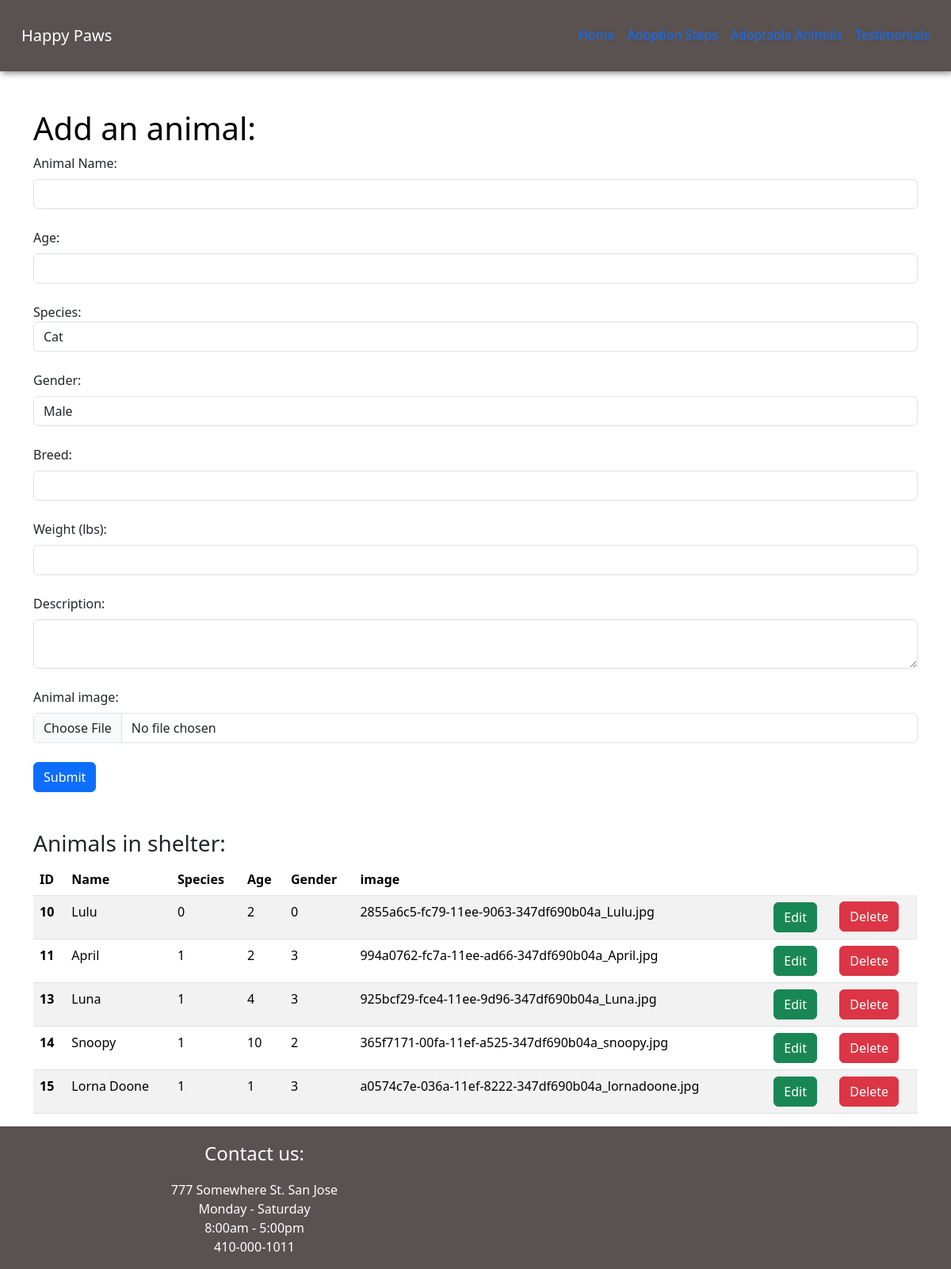
Screenshot of /Animals/Add_Animal with the database file from the repository.
### app.py (models this page shows, shortened)
class Animal(db.Model):
    __tablename__ = 'animals'
    id = db.Column(db.Integer, primary_key=True)
    name = db.Column(db.String(5), nullable=False)
    age = db.Column(db.Integer, nullable=True)
    species = db.Column(db.Integer, nullable=False)
    gender = db.Column(db.Integer, nullable=False)
    breed = db.Column(db.String(150), nullable=True)
    weight = db.Column(db.Numeric, nullable=True)
    description = db.Column(db.Text, nullable=True)
    image_path = db.Column(db.String(), nullable=True)
    date_added = db.Column(db.DateTime, default=datetime.utcnow)

### app.py (the view, shortened to what this page needs)
@app.route('/Animals/Add_Animal', methods=['GET', 'POST'])
def add_animal():
    name = None
    age = None
    species = None
    gender = None
    form = animalForm()
    all_animals = Animal.query.order_by(Animal.id)
    return render_template('add_animal.html',
        form = form,
        all_animals=all_animals)

### app.py
class animalForm(FlaskForm):
    name = StringField("Animal Name: ", validators=[DataRequired()])
    age = IntegerField("Age: ", validators=[DataRequired(), NumberRange(min=0, message = "Input must be greater than 0.")])
    species = SelectField(u"Species: ",  choices=[(0, 'Cat'),(1, 'Dog')], validators=[DataRequired()])
    gender = SelectField(u"Gender: ", choices=[(0, 'Male'),(1, 'Female'), (2, 'Neutered Male'), (3, 'Spayed Female')], validators=[DataRequired(),] )
    breed = StringField("Breed: ", validators=[Optional()])
    weight = DecimalField("Weight (lbs): ", validators=[Optional()])
    description = TextAreaField('Description: ', [validators.optional(), validators.length(max=800)])
    image = FileField("Animal image: ")
    submit = SubmitField("Submit")

### templates/add_animal.html (shortened to what this page needs)
{% extends "base.html" %}
{%block body%}
<div class="container">
    <div class="d-flex justify-content-left">
        <h1> Add an animal: </h1>
    </div>
    <div>
        <form method="POST" enctype="multipart/form-data">
            {{ form.name.label(class="form-label") }}
            {{ form.name(class="form-control") }}
            {{ form.age.label(class="form-label") }}
            {{ form.age(class="form-control") }}
            {{ form.species.label(class="form=label") }}
            {{ form.species(class="form-control") }}
            {{ form.gender.label(class="form-label") }}
            {{ form.gender(class="form-control") }}
            {{ form.breed.label(class="form-label") }}
            {{ form.breed(class="form-control") }}
            {{ form.weight.label(class="form-label") }}
            {{ form.weight(class="form-control") }}
            {{ form.description.label(class="form-label") }}
            {{ form.description(class="form-control", maxlength="1000") }}
            {{ form.image.label(class="form-label") }}
            {{ form.image(class="form-control") }}
            {{ form.submit(class="btn btn-primary") }}
        </form>
    </div>
    <div class="d-flex justify-content-left">
        <h3> Animals in shelter: </h3>
    </div>
    <table class="table table-hover table-striped">
        <thead>
          <tr>
            <th scope="col">ID</th>
            <th scope="col">Name</th>
            <th scope="col">Species</th>
            <th scope="col">Age</th>
            <th scope="col">Gender</th>
            <th scope="col">image</th>
            <th scope="col"></th>
          </tr>
        </thead>
        <tbody>
            {% for animal in all_animals %}
            <tr>
                <th scope="row">{{animal.id}}</th>
                <td>{{animal.name}}</td>
                <td>{{animal.species}}</td>
                <td>{{animal.age}}</td>
                <td>{{animal.gender}}</td>
                <td>{{animal.image_path}}</td>
                <td> <a href="{{url_for('update', id=animal.id)}}" class="btn btn-success" id="update">Edit</a></td>
                <td> <a href="{{url_for('delete', id=animal.id)}}" class="btn btn-danger" id="delete">Delete</a></td>
            </tr>
            {% endfor %}
        </tbody>
      </table>
</div>
{%endblock%}

### static/styles/main.css (style rules this page uses)
h1 { text-align: center; color: black; }

### rows the page displays
Animal: id "10", name "Lulu", species "0", age "2", gender "0", image_path "2855a6c5-fc79-11ee-9063-347df690b04a_Lulu.jpg"
Animal: id "11", name "April", species "1", age "2", gender "3", image_path "994a0762-fc7a-11ee-ad66-347df690b04a_April.jpg"
Animal: id "13", name "Luna", species "1", age "4", gender "3", image_path "925bcf29-fce4-11ee-9d96-347df690b04a_Luna.jpg"
Animal: id "14", name "Snoopy", species "1", age "10", gender "2", image_path "365f7171-00fa-11ef-a525-347df690b04a_snoopy.jpg"
Animal: id "15", name "Lorna Doone", species "1", age "1", gender "3", image_path "a0574c7e-036a-11ef-8222-347df690b04a_lornadoone.jpg"
